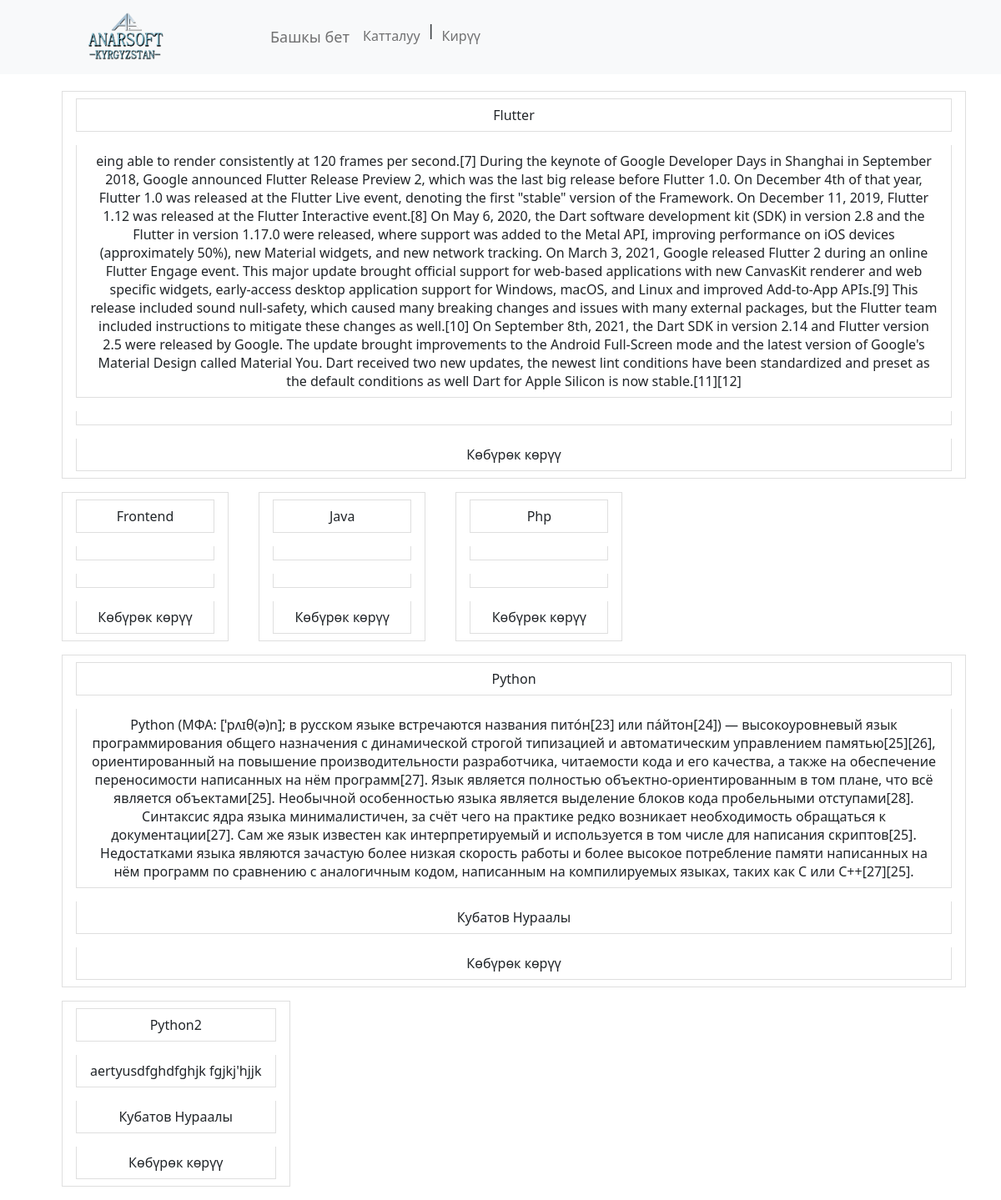
The page / on the database its author committed.
### lessons/models.py (models this page shows, shortened)
class Category(models.Model):
    title = models.CharField(max_length=150, db_index=True, verbose_name='Категориянын аталышы')
    description = models.TextField(verbose_name="Категориянын описаниеси")
    author = models.CharField(max_length=150, verbose_name='Курстун автору')
    class Meta:
        verbose_name = 'Категория'
        verbose_name_plural = 'Категориялар'
        ordering = ['title']

### lessons/views.py (the view)
# urls.py: path('', homepage, name='homepage'),
def homepage(request):
    categories = Category.objects.all()
    context = {
        'categories_k': categories,
        'title': 'Башкы бет'
    }
    return render(request, 'base.html', context)

### templates/base.html (shortened to what this page needs)
{% load static %}
<!doctype html>
<html lang="en">
<head>
    <link rel="stylesheet" href="https://stackpath.bootstrapcdn.com/bootstrap/4.4.1/css/bootstrap.min.css"
>
    <link href="{% static 'css/style.css' %}" rel="stylesheet" />
    <link rel="stylesheet" href="{% static 'css/bootstrap.min.css' %}">
</head>
<body>
{% include 'inc/_navbar.html' %}
<div class="container">
    {%block sidebar%}
            <div class="list-catalog">
                {% for item in categories_k %}
                <ul class='catalog'>
                    <li class="list-group-item">
                        <p class="list-group-item list-group-item-action">{{ item.title }}</p>
                        <p class="list-group-item list-group-item-action">{{ item.description }}</p>
                        <p class="list-group-item list-group-item-action">{{ item.author }}</p>
                        <a href="{% url 'category' item.pk %}"
                        class="list-group-item list-group-item-action"> Көбүрөк көрүү </a>
                    </li>
                </ul>
                {% endfor %}
            </div>
    {% endblock %}
</div>
</body>
</html>

### lessons/static/css/style.css (style rules this page uses)
.container { padding-top: 20px; }
.list-catalog ul { list-style-type: none; display : inline-block; vertical-align: top; text-align: center; line-height: normal; }
.list-catalog li { min-width: 200px; }
.container { height: 100%; }

### rows shown on the page
Category: title "Flutter", description "eing able to render consistently at 120 frames per second.[7] During the keynote of Google Developer Days in Shanghai in September 2018, Google announced Flutter Release Preview 2, which was the last big release before Flutter 1.0. On December 4th of that year, Flutter 1.0 was released at the Flutter Live event, denoting the first \"stable\" version of the Framework. On December 11, 2019, Flutter 1.12 was released at the Flutter Interactive event.[8] On May 6, 2020, the Dart software development kit (SDK) in version 2.8 and the Flutter in version 1.17.0 were released, where support was added to the Metal API, improving performance on iOS devices (approximately 50%), new Material widgets, and…"
Category: title "Frontend"
Category: title "Java"
Category: title "Php"
Category: title "Python", description "Python (МФА: [ˈpʌɪθ(ə)n]; в русском языке встречаются названия пито́н[23] или па́йтон[24]) — высокоуровневый язык программирования общего назначения с динамической строгой типизацией и автоматическим управлением памятью[25][26], ориентированный на повышение производительности разработчика, читаемости кода и его качества, а также на обеспечение переносимости написанных на нём программ[27]. Язык является полностью объектно-ориентированным в том плане, что всё является объектами[25]. Необычной особенностью языка является выделение блоков кода пробельными отступами[28]. Синтаксис ядра языка минималистичен, за счёт чего на практике редко возникает необходимость обращаться к документации[27]. Сам…", author "Кубатов Нураалы"
Category: title "Python2", description "aertyusdfghdfghjk fgjkj'hjjk", author "Кубатов Нураалы"
